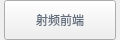
                    <widget class="QWidget" name="fdj_label_20" native="true">
                     <property name="geometry">
                      <rect>
                       <x>170</x>
                       <y>520</y>
                       <width>120</width>
                       <height>40</height>
                      </rect>
                     </property>
                     <property name="minimumSize">
                      <size>
                       <width>0</width>
                       <height>40</height>
                      </size>
                     </property>
                     <property name="maximumSize">
                      <size>
                       <width>16777215</width>
                       <height>40</height>
                      </size>
                     </property>
                     <layout class="QHBoxLayout" name="horizontalLayout_40">
                      <property name="spacing">
                       <number>0</number>
                      </property>
                      <property name="leftMargin">
                       <number>0</number>
                      </property>
                      <property name="topMargin">
                       <number>0</number>
                      </property>
                      <property name="rightMargin">
                       <number>0</number>
                      </property>
                      <property name="bottomMargin">
                       <number>0</number>
                      </property>
                      <item>
                       <widget class="QLabel" name="label_152">
                        <property name="minimumSize">
                         <size>
                          <width>4</width>
                          <height>0</height>
                         </size>
                        </property>
                        <property name="maximumSize">
                         <size>
                          <width>4</width>
                          <height>16777215</height>
                         </size>
                        </property>
                        <property name="text">
                         <string/>
                        </property>
                        <property name="pixmap">
                         <pixmap resource="twoDdisplay.qrc">:/twoDdisplay/rectleft</pixmap>
                        </property>
                       </widget>
                      </item>
                      <item>
                       <widget class="QPushButton" name="spqdbtn">
                        <property name="minimumSize">
                         <size>
                          <width>0</width>
                          <height>40</height>
                         </size>
                        </property>
                        <property name="maximumSize">
                         <size>
                          <width>16777215</width>
                          <height>40</height>
                         </size>
                        </property>
                        <property name="cursor">
                         <cursorShape>PointingHandCursor</cursorShape>
                        </property>
                        <property name="styleSheet">
                         <string notr="true">border-image:url(:/twoDdisplay/btnbg);
color:rgb(98,109,125);</string>
                        </property>
                        <property name="text">
                         <string>射频前端</string>
                        </property>
                       </widget>
                      </item>
                      <item>
                       <widget class="QLabel" name="label_153">
                        <property name="minimumSize">
                         <size>
                          <width>4</width>
                          <height>0</height>
                         </size>
                        </property>
                        <property name="maximumSize">
                         <size>
                          <width>4</width>
                          <height>16777215</height>
                         </size>
                        </property>
                        <property name="text">
                         <string/>
                        </property>
                        <property name="pixmap">
                         <pixmap resource="twoDdisplay.qrc">:/twoDdisplay/rectright</pixmap>
                        </property>
                       </widget>
                      </item>
                     </layout>
                    </widget>
